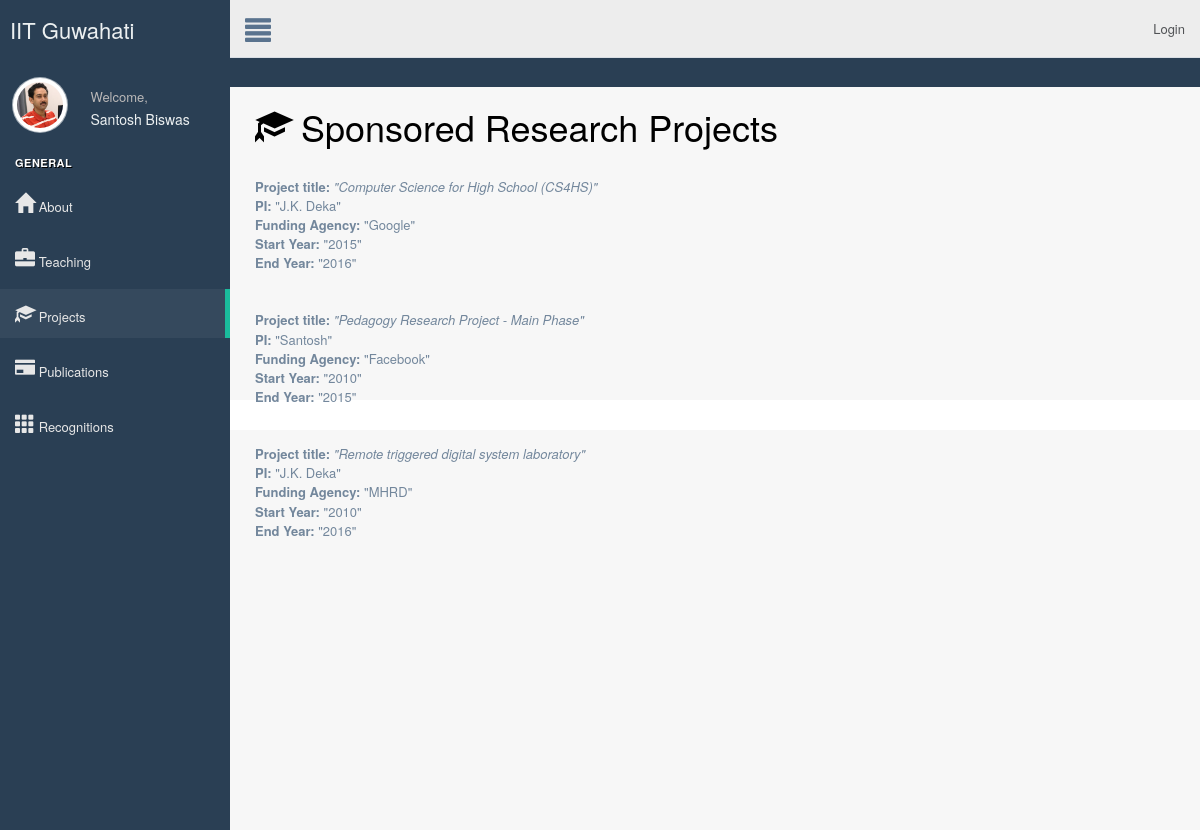
Page /webpage/3/32/project/ on the committed database.
### web/models.py (models this page shows, shortened)
class Info(models.Model):
    Name = models.CharField(max_length=250, help_text="Enter Name")
    Designation = models.CharField(max_length=300)
    Dept = models.ForeignKey(Department, on_delete=models.CASCADE,blank=True,null=True)
    Phone = models.CharField(max_length=20)
    webmail = models.EmailField(max_length=100,blank=True,null=True)
    room = models.CharField(max_length=100)
    residence = models.CharField(max_length=250)
    photo = models.FileField(blank=True, null=True)

class project(models.Model):
    project = models.ForeignKey(Info, on_delete=models.CASCADE,blank=True,null=True)
    title = models.CharField(max_length=100)
    pi = models.CharField(max_length=10)
    agency = models.CharField(max_length=10)
    startyear = models.IntegerField()
    endyear = models.IntegerField()

### web/views.py (the view)
# urls.py: url(r'^([0-9]+)/(?P<pk>[0-9]+)/project/$', views.projectview.as_view(), name='projectview'),
class projectview(generic.DetailView):
    model = Info
    template_name = 'web/proj.html'

### web/templates/web/proj.html (shortened to what this page needs)
{% extends 'web/base2.html' %}
{% block body %}
    <div class="container-fluid">
        <div class="row"> <font size="7">
            <h1 style="padding-bottom: 20px; color: black">
                <span class="glyphicon glyphicon-education"></span> Sponsored Research Projects
            </h1>
        </font>
            {% for project in info.project_set.all %}
            <div class="col" >
                <h10 style="align : justify"> <b>Project title:</b> <i> "{{ project.title }}" </i></h10>
                <br>
                <h10><b>PI: </b>"{{ project.pi }}"</h10>
                <br>
                <h10><b>Funding Agency:</b> "{{ project.agency }}"</h10>
                <br>
                <h10><b>Start Year:</b> "{{ project.startyear }}"</h10>
                <br>
                <h10><b>End Year:</b> "{{ project.endyear }}"  </h10>
            </div>
            <br>
            <br>
            {% endfor %}
        </div>
    </div>
{% endblock %}

### web/templates/web/base2.html (shortened to what this page needs)
<!DOCTYPE html>
<html lang="en">
  <head>
    {% load staticfiles %}
     <link rel="stylesheet" type="text/css" href="{% static 'web/style.css' %}"/>
    <link rel="stylesheet" href="https://maxcdn.bootstrapcdn.com/bootstrap/3.3.7/css/bootstrap.min.css"/>
    <link rel="stylesheet" href="css/bootstrap.css">
    <link href="{% static 'web/bootstrap1.min.css' %}" rel="stylesheet">
    <link href="{% static 'web/font-awesome.min.css' %}" rel="stylesheet">
    <link href="{% static 'web/custom.min.css' %}" rel="stylesheet">
  </head>
  <body class="nav-md">
    <div class="container body">
      <div class="main_container">
        <div class="col-md-3 left_col">
          <div class="left_col scroll-view">
            <div class="navbar nav_title" style="border: 0;text-decoration-color: red">
              <a href="{% url 'web:homeview' %}" class="site_title"></i> <span>IIT Guwahati</span></a>
            </div>
            <div class="profile clearfix">
              <div class="profile_pic">
                <img src="{{info.photo.url}}" alt="..." class="img-circle profile_img">
              </div>
              <div class="profile_info">
                <span>Welcome,</span>
                <h2>{{info.Name}}</h2>
              </div>
            </div>
            <br />
            <div id="sidebar-menu" class="main_menu_side hidden-print main_menu">
              <div class="menu_section">
                <h3>General</h3>
                <ul class="nav side-menu">
                  <li><a href="{% url 'web:aboutview' info.Dept.id info.id %}"><i class="glyphicon glyphicon-home" style="font-size:20px"></i>     About </span></a>
                  </li>
                  <li><a href="{% url 'web:teachingview' info.Dept.id info.id %}"><i class="glyphicon glyphicon-briefcase" style="font-size:20px"></i> Teaching </span></a>
                  </li>
                  <li><a href="{% url 'web:projectview' info.Dept.id info.id %}"><i class="glyphicon glyphicon-education" style="font-size:20px"></i> Projects </span></a>
                  </li>
                  <li><a href="{% url 'web:publicationview' info.Dept.id info.id %}"><i class="glyphicon glyphicon-credit-card" style="font-size:20px"></i> Publications </span></a>
                  </li>
                  <li><a href="{% url 'web:recognitionview' info.Dept.id info.id %}"><i class="glyphicon glyphicon-th" style="font-size:20px"></i> Recognitions </span></a>
                  </li>
                </ul>
              </div>
            </div>
          </div>
        </div>
        <div class="top_nav">
          <div class="nav_menu">
            <nav>
              <div class="nav toggle">
                <a id="menu_toggle"><i class="glyphicon glyphicon-align-justify"></i></a>
              </div>
              <ul class="nav navbar-nav navbar-right">
                {% if not user.is_authenticated %}
                <li ><a href="{% url 'login' %}" >Login</a></li>
                {% endif %}
              </ul>
            </nav>
          </div>
        </div>
        <div class="right_col" role="main">
        {% block body %}
  {% endblock %}
              </div>
            </div>
          </div>
        <footer>
        </footer>
  </body>
</html>

### web/static/web/style.css (style rules this page uses)
html { background-color: #5D92BA; font-family: "Tenor Sans", sans-serif; }
.container { width: 500px; height: 400px; margin: 0 auto; }

### rows in the picture
Info: photo (picture), Name "Santosh Biswas"
project: title "Computer Science for High School (CS4HS)", pi "J.K. Deka", agency "Google", startyear "2015", endyear "2016"
project: title "Pedagogy Research Project - Main Phase", pi "Santosh", agency "Facebook", startyear "2010", endyear "2015"
project: title "Remote triggered digital system laboratory", pi "J.K. Deka", agency "MHRD", startyear "2010", endyear "2016"
